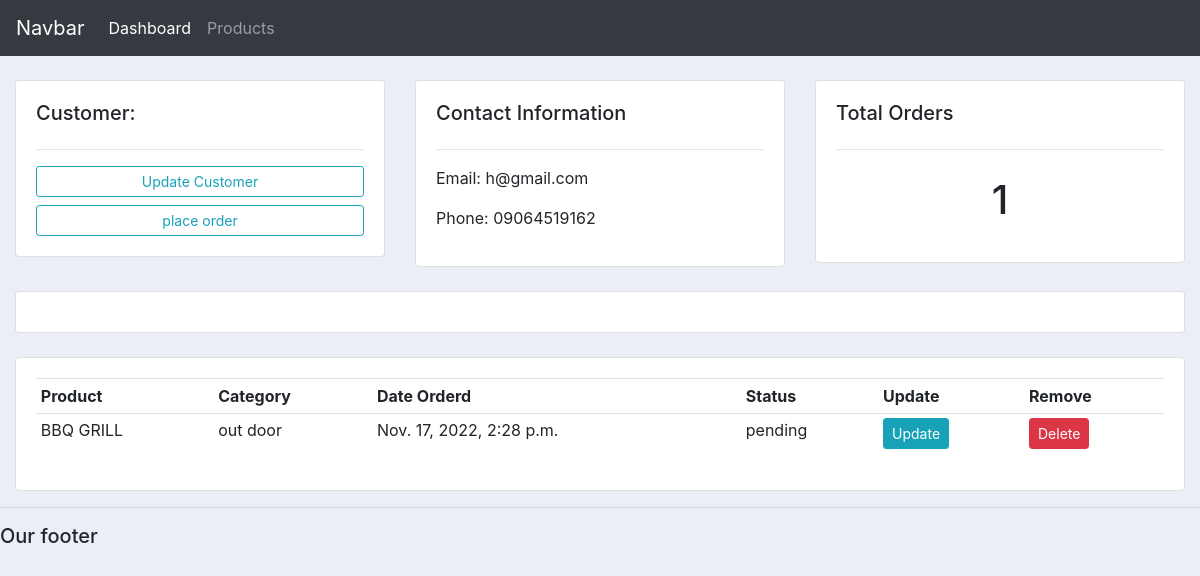
Page /customer/6/ on the committed database.
### accounts/models.py (models this page shows, shortened)
class Customer(models.Model):
    name = models.CharField(max_length=200 , null=True)
    phone = models.CharField(max_length=200 , null=True)
    email = models.CharField(max_length=200   , null=True)
    date_created = models.DateTimeField(auto_now_add=True , null=True)

class Order(models.Model):
    STATUS =(
        ('pending' ,'pending'),
        ('out for delivery' ,'out for delivery'),
        ('delivered' ,'delivered'),
    )
    Customer = models.ForeignKey(Customer , null=True , on_delete=models.SET_NULL)
    Product = models.ForeignKey(Product , null=True , on_delete=models.SET_NULL)
    date_created = models.DateTimeField(auto_now_add=True , null=True)
    status = models.CharField(max_length=200   , null=True , choices =STATUS)

class Product(models.Model):
    CATEGORE =(
        ('Indoor' ,'Indoor'),
        ('out door' ,'out door'),
    )
    name = models.CharField(max_length=200 , null=True)
    price = models.FloatField(max_length=200 , null=True)
    category = models.CharField(max_length=200   , null=True , choices =CATEGORE )
    description = models.CharField(max_length=200   , null=True , blank=True)
    date_created = models.DateTimeField(auto_now_add=True , null=True)
    tags = models.ManyToManyField(Tag)
    def __str__(self):
        return self.name

### accounts/views.py (the view)
# urls.py: path('customer/<str:pk>/', views.customer , name = "customer"),
def customer(request,pk):
      customer = Customer.objects.get(id=pk)
      orders = customer.order_set.all()
      total_orders= customer.order_set.all().count
      context = { 'customer' : customer ,'orders' : orders ,'total_orders' : total_orders }
      return render( request, 'accounts/customer.html',context)

### accounts/templates/accounts/customer.html
{%  extends 'accounts/main.html' %}
{% block content %}
	<br>
<div class="row">
	<div class="col-md">
		<div class="card card-body">
			<h5>Customer:</h5>
			<hr>
			<a class="btn btn-outline-info  btn-sm btn-block" href="{% url 'update_customer' customer.id%}">Update Customer</a>
			<a class="btn btn-outline-info  btn-sm btn-block" href="{% url 'create_order' customer.id%}">place order</a>
		</div>
	</div>
	<div class="col-md">
		<div class="card card-body">
			<h5>Contact Information</h5>
			<hr>
			<p>Email:    {{customer.email}}</p>
			<p>Phone:  {{customer.phone}} </p>
		</div>
	</div>
	<div class="col-md">
		<div class="card card-body">
			<h5>Total Orders</h5>
			<hr>
			<h1 style="text-align: center;padding: 10px">{{total_orders}}</h1>
		</div>
	</div>
</div>
<br>
<div class="row">
	<div class="col">
		<div class="card card-body">
		</div>
	</div>
</div>
<br>
<div class="row">
	<div class="col-md">
		<div class="card card-body">
			<table class="table table-sm">
				<tr>
					<th>Product</th>
					<th>Category</th>
					<th>Date Orderd</th>
					<th>Status</th>
					<th>Update</th>
					<th>Remove</th>
				</tr>
				{%for order in orders%}
						<tr>
							<td>{{order.Product}}</td>
							<td>{{order.Product.category}}</td>
						    <td>{{order.date_created}}</td>
							<td>{{order.status}}</td>
							<td><a class="btn btn-sm btn-info" href="{% url 'update_order'  order.id %}">Update</a></td>
							<td><a class="btn btn-sm btn-danger" href="{% url 'delete_order'  order.id %}">Delete</a></td>
						</tr>
				{%endfor%}
			</table>
		</div>
	</div>
</div>
{% endblock %}

### accounts/static/css/main.css (style rules this page uses)
body { background-color: #ebeff5; }

### rows in the picture
Customer: email "h@gmail.com", phone "09064519162", id "1"
Order: Product "BBQ GRILL", Product.category "out door", date_created "Nov. 17, 2022, 2:28 p.m.", status "pending"
